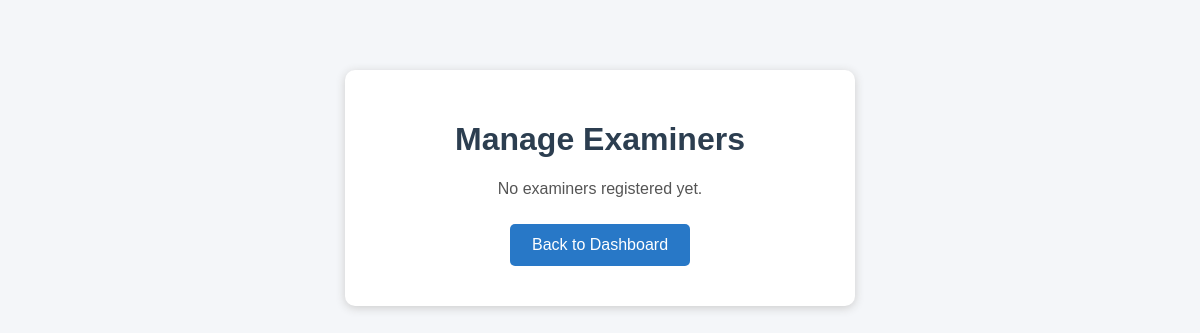
Page /admin/examiners (signed in) on the earlier database version.
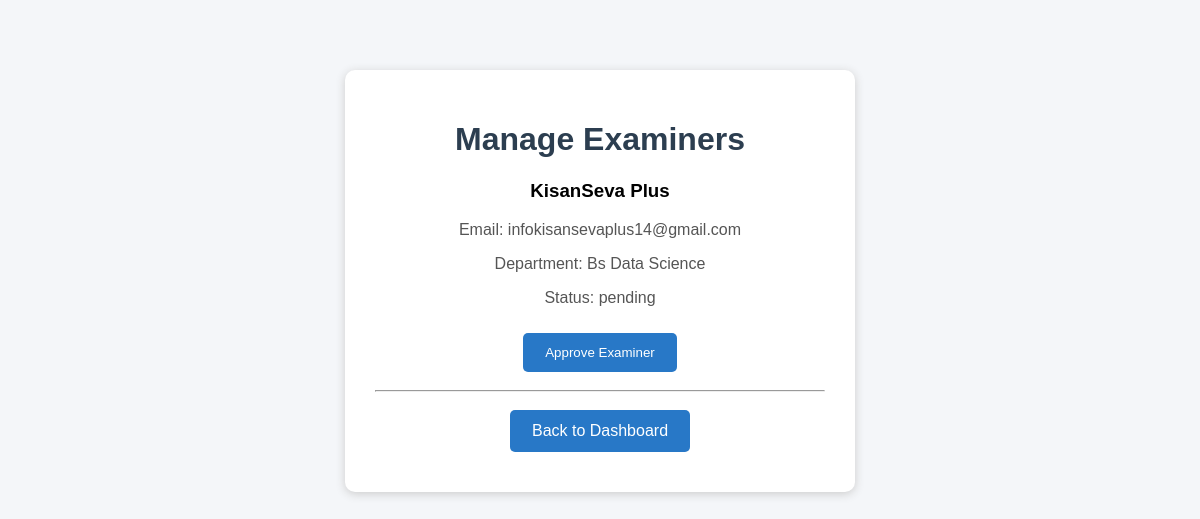
Same page on the later database version.
### tables this page shows
CREATE TABLE users (
            id INTEGER PRIMARY KEY AUTOINCREMENT,
            name TEXT NOT NULL,
            email TEXT UNIQUE NOT NULL,
            password TEXT NOT NULL,
            role TEXT NOT NULL,
            contact TEXT,
            department TEXT,
            status TEXT DEFAULT 'active',
            created_at TIMESTAMP DEFAULT CURRENT_TIMESTAMP
        );

### app.py (the view)
@app.route("/admin/examiners")
def admin_examiners():
    if not is_admin():
        return redirect(url_for("login"))
    conn = get_db_connection()
    examiners = conn.execute("""
        SELECT * FROM users
        WHERE role = 'examiner'
        ORDER BY id DESC
    """).fetchall()
    conn.close()
    return render_template(
        "admin/examiners.html",
        examiners=examiners
    )

### app.py (called while the page is built)
def is_admin():
    return "user_id" in session and session.get("role") == "admin"

### database.py (called while the page is built)
def get_db_connection():
    conn = sqlite3.connect(DATABASE)
    conn.execute("PRAGMA foregin_key = ON") # Foregin keys ko enable karta hai yeh
    conn.row_factory = sqlite3.Row # row ko dictonary ki thara acces kar sakta hai
    return conn

### templates/admin/examiners.html (shortened to what this page needs)
<!DOCTYPE html>
<html>
<head>
    <link rel="stylesheet"
    href="{{ url_for('static', filename='style.css') }}">
</head>
<body>
    <div class="container">
        <h1>Manage Examiners</h1>
        {% if examiners %}
            {% for examiner in examiners %}
                <div>
                    <h3>{{ examiner["name"] }}</h3>
                    <p>Email: {{ examiner["email"] }}</p>
                    <p>Department: {{ examiner["department"] }}</p>
                    <p>Status: {{ examiner["status"] }}</p>
                    {% if examiner["status"] == "pending" %}
                        <form method="POST"
                        action="/admin/approve-examiner/{{ examiner['id'] }}">
                            <button type="submit">
                                Approve Examiner
                            </button>
                        </form>
                    {% endif %}
                    <hr>
                </div>
            {% endfor %}
        {% else %}
            <p>No examiners registered yet.</p>
        {% endif %}
        <a href="/admin/dashboard" class="btn">
            Back to Dashboard
        </a>
    </div>
</body>
</html>

Differences in the rows shown:
added users: name "KisanSeva Plus", email "infokisansevaplus14@gmail.com", department "Bs Data Science", status "pending"
Other differences:
text no longer shown: "No examiners registered yet."
